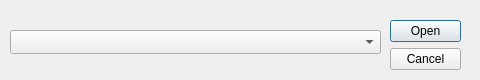
<?xml version="1.0" encoding="UTF-8"?>
<ui version="4.0">
 <class>ComportConnectionDialog</class>
 <widget class="QDialog" name="ComportConnectionDialog">
  <property name="geometry">
   <rect>
    <x>0</x>
    <y>0</y>
    <width>480</width>
    <height>80</height>
   </rect>
  </property>
  <property name="windowTitle">
   <string>Comport List</string>
  </property>
  <widget class="QDialogButtonBox" name="buttonBox">
   <property name="geometry">
    <rect>
     <x>390</x>
     <y>20</y>
     <width>71</width>
     <height>51</height>
    </rect>
   </property>
   <property name="orientation">
    <enum>Qt::Vertical</enum>
   </property>
   <property name="standardButtons">
    <set>QDialogButtonBox::Cancel|QDialogButtonBox::Open</set>
   </property>
  </widget>
  <widget class="QComboBox" name="comport_CB">
   <property name="geometry">
    <rect>
     <x>10</x>
     <y>30</y>
     <width>371</width>
     <height>24</height>
    </rect>
   </property>
  </widget>
 </widget>
 <resources/>
 <connections>
  <connection>
   <sender>buttonBox</sender>
   <signal>accepted()</signal>
   <receiver>ComportConnectionDialog</receiver>
   <slot>accept()</slot>
   <hints>
    <hint type="sourcelabel">
     <x>248</x>
     <y>254</y>
    </hint>
    <hint type="destinationlabel">
     <x>157</x>
     <y>274</y>
    </hint>
   </hints>
  </connection>
  <connection>
   <sender>buttonBox</sender>
   <signal>rejected()</signal>
   <receiver>ComportConnectionDialog</receiver>
   <slot>reject()</slot>
   <hints>
    <hint type="sourcelabel">
     <x>316</x>
     <y>260</y>
    </hint>
    <hint type="destinationlabel">
     <x>286</x>
     <y>274</y>
    </hint>
   </hints>
  </connection>
 </connections>
</ui>
